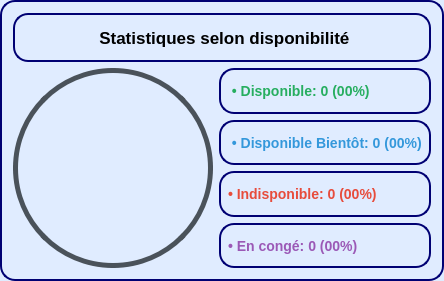
     <widget class="QFrame" name="frame_typesp">
      <property name="geometry">
       <rect>
        <x>760</x>
        <y>480</y>
        <width>441</width>
        <height>281</height>
       </rect>
      </property>
      <property name="styleSheet">
       <string notr="true">background-color: rgb(224, 236, 255);
border:1.5px solid  rgb(0, 0, 115);            border-radius: 15px;</string>
      </property>
      <property name="frameShape">
       <enum>QFrame::Shape::StyledPanel</enum>
      </property>
      <property name="frameShadow">
       <enum>QFrame::Shadow::Raised</enum>
      </property>
      <layout class="QVBoxLayout" name="verticalLayout_typesp">
       <item>
        <widget class="QLabel" name="label_typesp">
         <property name="styleSheet">
          <string notr="true">
                        font-weight: bold;
                        font-size: 17px;
                        padding: 10px;</string>
         </property>
         <property name="text">
          <string> Statistiques selon disponibilité</string>
         </property>
         <property name="alignment">
          <set>Qt::AlignmentFlag::AlignCenter</set>
         </property>
        </widget>
       </item>
       <item>
        <layout class="QHBoxLayout" name="horizontalLayout_typesp">
         <item>
          <widget class="QLabel" name="progressTypeCirclep">
           <property name="minimumSize">
            <size>
             <width>200</width>
             <height>200</height>
            </size>
           </property>
           <property name="styleSheet">
            <string notr="true">border-radius: 100px;
        background: qconicalgradient(cx:0.5, cy:0.5, angle:90,
            stop:0.0 #3498db,
            stop:0.25 #27ae60,
            stop:0.25 #f39c12,
            stop:0.55 #9b59b6,
            stop:0.55 #e74c3c,
            stop:0.85 #1abc9c,
            stop:0.85 rgba(26, 188, 156, 0.3) 100%);
        border: 5px solid  rgb(74, 82, 90);
</string>
           </property>
           <property name="text">
            <string/>
           </property>
           <property name="alignment">
            <set>Qt::AlignmentFlag::AlignCenter</set>
           </property>
          </widget>
         </item>
         <item>
          <layout class="QVBoxLayout" name="verticalLayout_legendp">
           <item>
            <widget class="QLabel" name="label_legend_chalutierp">
             <property name="styleSheet">
              <string notr="true">color: #27ae60;
                                        font-weight: bold;
                                        font-size: 14px;
                                        padding: 3px;</string>
             </property>
             <property name="text">
              <string> • Disponible: 0 (00%)</string>
             </property>
            </widget>
           </item>
           <item>
            <widget class="QLabel" name="label_legend_palangrierp">
             <property name="styleSheet">
              <string notr="true">color: #3498db;
                                        font-weight: bold;
                                        font-size: 14px;
                                        padding: 3px;</string>
             </property>
             <property name="text">
              <string> • Disponible Bientôt: 0 (00%)</string>
             </property>
            </widget>
           </item>
           <item>
            <widget class="QLabel" name="label_legend_caseyeurp">
             <property name="styleSheet">
              <string notr="true">color: #e74c3c;
                                        font-weight: bold;
                                        font-size: 14px;
                                        padding: 3px;</string>
             </property>
             <property name="text">
              <string>• Indisponible: 0 (00%)</string>
             </property>
            </widget>
           </item>
           <item>
            <widget class="QLabel" name="label_legend_traditionalp">
             <property name="styleSheet">
              <string notr="true">color: #9b59b6;
                                        font-weight: bold;
                                        font-size: 14px;
                                        padding: 3px;</string>
             </property>
             <property name="text">
              <string>• En congé: 0 (00%)</string>
             </property>
            </widget>
           </item>
          </layout>
         </item>
        </layout>
       </item>
      </layout>
     </widget>
